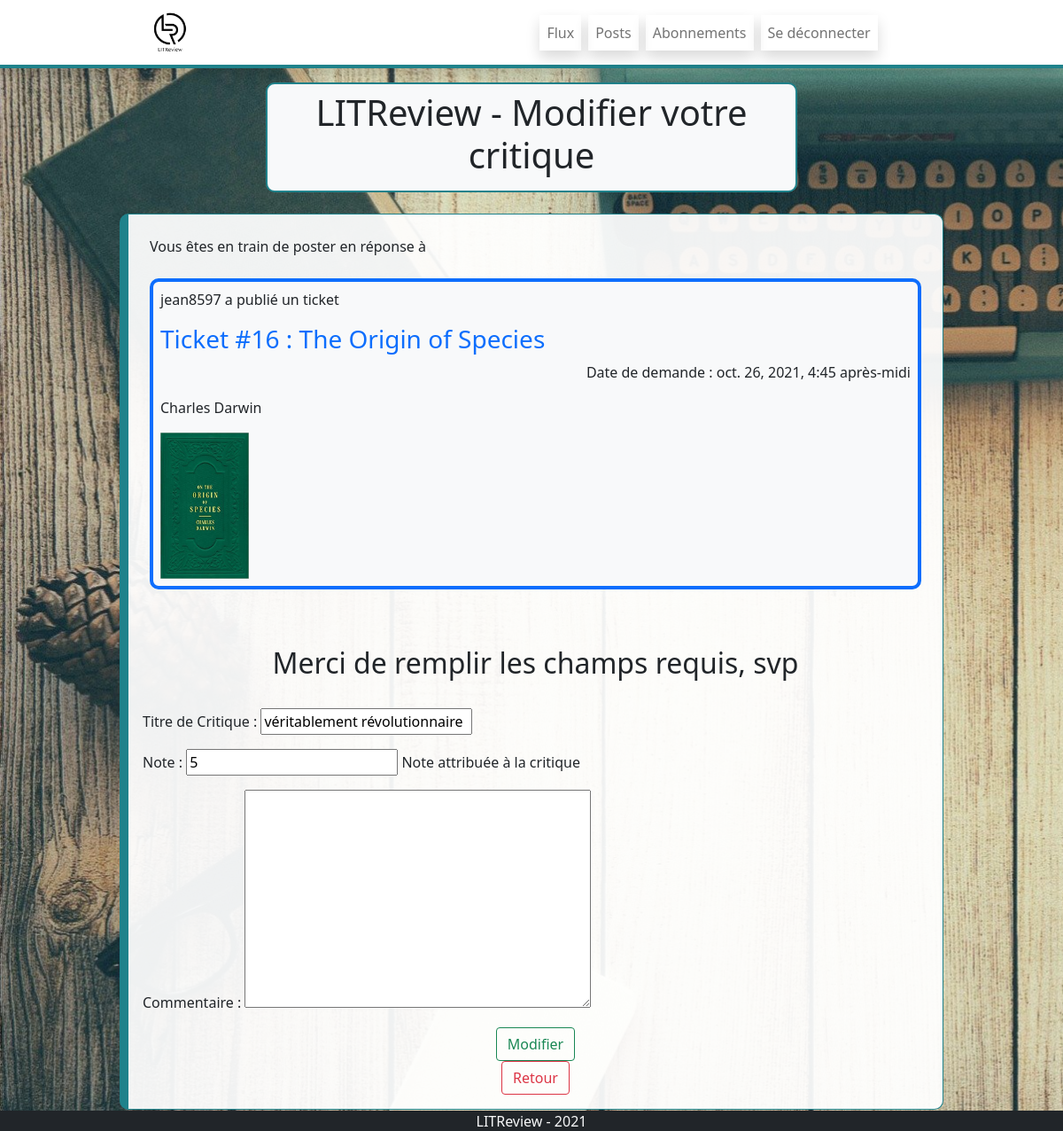
/modify_review/9 (signed in), run on the app's committed database.
### review/models.py (models this page shows)
class Ticket(models.Model):
    title = models.CharField(max_length=128, null=True,
                             blank=True, verbose_name="Titre du Ticket")
    description = models.TextField(max_length=2048, blank=True, null=True)
    user = models.ForeignKey(
        to=settings.AUTH_USER_MODEL, on_delete=models.CASCADE, blank=True, null=True)
    image = models.ImageField(null=True)
    time_created = models.DateTimeField(
        default=timezone.now)

class Review(models.Model):
    ticket = models.ForeignKey(Ticket, on_delete=models.CASCADE)
    rating = models.PositiveSmallIntegerField(
        validators=[MinValueValidator(0), MaxValueValidator(5)], verbose_name="Note", help_text="Note attribuée à la critique")
    headline = models.CharField(
        max_length=128, blank=True, null=True,  verbose_name="Titre de Critique")
    body = models.TextField(max_length=8192, blank=True,
                            null=True,  verbose_name="Commentaire")
    user = models.ForeignKey(
        to=settings.AUTH_USER_MODEL, on_delete=models.CASCADE, blank=True, null=True)
    time_created = models.DateTimeField(
        default=timezone.now)

### authentication/models.py (models this page shows)
class User(AbstractUser):
    profile_photo = models.ImageField(
        upload_to=settings.MEDIA_ROOT.joinpath('profile/'), verbose_name='Photo de profil')

### review/views.py (the view, shortened to what this page needs)
# urls.py: path('modify_review/<int:number_review>',
@ login_required
def modify_review(request, number_review):
    reviews = get_object_or_404(models.Review, id=number_review)
    ticket = get_object_or_404(models.Ticket, id=reviews.ticket_id)
    if request.user.id == reviews.user_id:
        form = forms.ReviewForm(instance=reviews)
        context = {"form": form, "reviews": reviews,
                   "number_review": number_review, "ticket": ticket}
    else:
        context = {"number_review": number_review}
    return render(request, 'review/modify_review.html', context=context)

### review/forms.py
class ReviewForm(forms.ModelForm):
    class Meta:
        model = models_review.Review
        fields = ["headline", 'rating', 'body']

### review/templates/review/modify_review.html (shortened to what this page needs)
{% extends '_base.html' %} {% load static %}
{% block main_content %}
<div class="container col-12 col-md-9 col-lg-6 p-2 borderTitle bg-light">
  <div class="row">
    <div class="text-center">
      <h1>LITReview - Modifier votre critique</h1>
    </div>
  </div>
</div>
<div class="container">
  <div class="row">
    <div class="my-4 d-flex flex-row justify-content-center">
      <div class="col-12 col-md-10 borderLeft">
        {% if ticket %}
        <div class="p-4">
          <p>
            Vous êtes en train de poster en réponse à </p>
            {% include "review/partials/_flux_ticket_only.html" %}
        </div>
        {%endif%} {% if reviews%}
        <h2 class="text-center m-3">Merci de remplir les champs requis, svp</h2>
        {% else %}
        <h2 class="text-center m-3">
          Vous n'etes pas le créateur de la critique,<br />
          vous ne pouvez pas la modifier !
        </h2>
        {% endif %}
        <div class="m-auto p-3">
          <form method="post" enctype="multipart/form-data">
            {% csrf_token %}{{ form.as_p }}
            <div class="text-center">
              {% if reviews%}
              <button class="btn btn-outline-success" type="submit">
                Modifier
              </button>
              {%endif%}
            </div>
          </form>
          <div class="text-center">
              <button class="btn btn-outline-danger" type="submit">
                <a
                  href="javascript:history.back()"
                  style="color: inherit; text-decoration: none"
                  >Retour</a
                >
              </button>
            </div>
        </div>
      </div>
    </div>
  </div>
</div>
{% endblock main_content %}

### review/templates/review/partials/_flux_ticket_only.html (shortened to what this page needs)
{% block flux_ticket %}
<div class="border border-primary border-4 p-2 my-4 bg-light borderLeft">
  {% if ticket.user_id == request.user.id %}
  <p>Vous avez publié un ticket</p>
  {% else %}
  <p>{{ticket.user}} a publié un ticket</p>
  {% endif%}
  <a
    href="../ticket/{{ ticket.id }}"
    style="color: inherit; text-decoration: none"
  >
    <h3 class="text-primary">
      Ticket #{{ ticket.id }} : {{ ticket.title }}
    </h3></a
  >
  <p class="text-end">Date de demande : {{ticket.time_created}}</p>
  <p>{{ ticket.description }}</p>
  {% if ticket.image.url %}
  <img src="{{ ticket.image.url }}" width="100px" />
  {% endif %}
</div>
{% endblock %}

### litreview_project/static/litreview_project/css/style.css (style rules this page uses)
.borderLeft { transition: all 300ms; background-color: #ffffffee; border: solid 1px #1F828B ; border-left: solid 10px #1F828B ; border-radius: 10px; display: block; }
.borderTitle { transition: all 300ms; background-color: #ffffffee; border: solid 2px #1F828B ; border-radius: 10px; display: block; }

### data on the page
Ticket: user "jean8597", id "16", title "The Origin of Species", time_created "oct. 26, 2021, 4:45 après-midi", description "Charles Darwin", image (picture)
Review: headline "véritablement révolutionnaire", rating "5"
